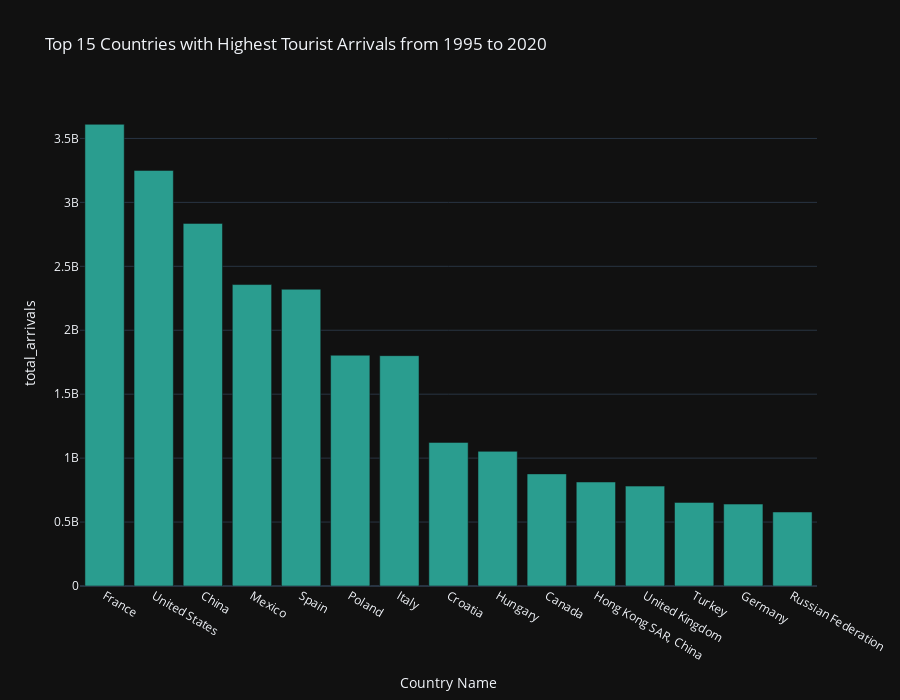

Write notebook code for a chart like this one.
### Markdown cell above
The US is far ahead of other countries in terms of money that tourists spend. 

It shouldn't be a surprise if the arrivals graph looks just the same.

### Code cell
# Let's see how many arrivals each country has earned in total over the years

df = arrivals.drop(['Country Name', 'Country Code'], axis=1).T
total_arrivals_by_country = [df[x].sum() for x in df.columns]

arrivals['total_arrivals'] = total_arrivals_by_country

fig = px.bar(
    arrivals.sort_values(by='total_arrivals', ascending=False).reset_index(drop=True)[:15],
    x = 'Country Name',
    y = 'total_arrivals',
    hover_name = 'Country Code',
    template = 'plotly_dark',
    height = 700,
    color_discrete_sequence = [f'{next(palette)}'],
    title = 'Top 15 Countries with Highest Tourist Arrivals from 1995 to 2020'
)

fig.show('svg')

### Figure 1 — Plotly figure (JSON) as saved in the notebook; plotly's stock layout.template omitted (floating-point values rounded to 4 significant figures)
{"data": [{"alignmentgroup": "True", "hovertemplate": "<b>%{hovertext}</b><br><br>Country Name=%{x}<br>total_arrivals=%{y}<extra></extra>", "hovertext": ["FRA", "USA", "CHN", "MEX", "ESP", "POL", "ITA", "HRV", "HUN", "CAN", "HKG", "GBR", "TUR", "DEU", "RUS"], "legendgroup": "", "marker": {"color": "#2a9d8f", "pattern": {"shape": ""}}, "name": "", "offsetgroup": "", "orientation": "v", "showlegend": false, "textposition": "auto", "type": "bar", "x": ["France", "United States", "China", "Mexico", "Spain", "Poland", "Italy", "Croatia", "Hungary", "Canada", "Hong Kong SAR, China", "United Kingdom", "Turkey", "Germany", "Russian Federation"], "xaxis": "x", "y": [3610620000, 3250000000.0, 2835619000, 2357321000, 2320597000, 1804662000, 1801000000.0, 1122810000, 1053038000, 876738000, 813279000, 781120000, 653969000, 640533000, 578860000], "yaxis": "y"}], "layout": {"barmode": "relative", "height": 700, "legend": {"tracegroupgap": 0}, "title": {"text": "Top 15 Countries with Highest Tourist Arrivals from 1995 to 2020"}, "xaxis": {"anchor": "y", "domain": [0, 1], "title": {"text": "Country Name"}}, "yaxis": {"anchor": "x", "domain": [0, 1], "title": {"text": "total_arrivals"}}}}
